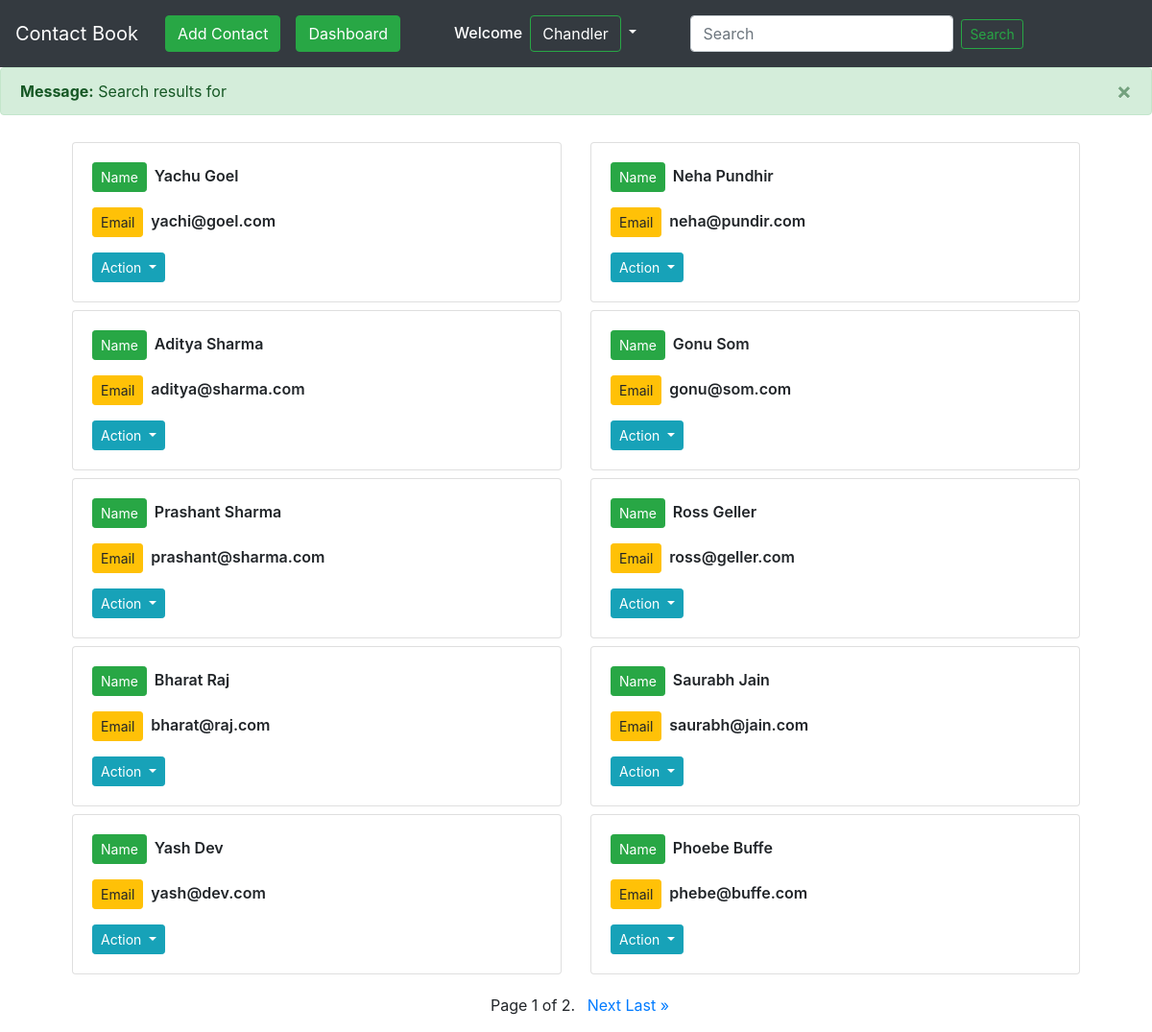
Screenshot of /search/ (signed in) with the database file from the repository.
### contactbook/models.py (models this page shows, shortened)
class Contact(models.Model):
    sno = models.AutoField(primary_key=True)
    first_name = models.CharField(max_length=50)
    last_name = models.CharField(max_length=50)
    email = models.CharField(max_length=100)
    user_id = models.ForeignKey(User,on_delete=models.CASCADE)

### contactbook/views.py (the view)
# urls.py: path('search/',views.search, name='search'),
def search(request):
    search = request.GET.get('search',"")
    object1 = Contact.objects.filter(first_name__icontains=search,user_id=request.user)
    object2 = Contact.objects.filter(last_name__icontains=search,user_id=request.user)
    object3 = Contact.objects.filter(email__icontains=search,user_id=request.user)
    all=object1.union(object2.union(object3)).order_by('sno')
    paginator = Paginator(all,10)
    page_number = request.GET.get('page',1)
    page_obj = paginator.get_page(page_number)
    if len(all)<1:
        messages.error(request,f'Search results for {search} not found' )
    else:
        messages.success(request,f'Search results for {search}')
    param = {'page_obj':page_obj}
    return render(request,'search.html',param)

### templates/search.html (shortened to what this page needs)
{% extends 'base.html' %}
{% block body %}
{% if user.is_authenticated %}
<div class="container">
<div class="container mt-2">
<div class="row">
{% for item in page_obj %}
   <div class="col-6 col-md-6">
   <div class="card my-1 ">
  <div class="card-body">
    <p style="font-weight:600; text-transform: capitalize;"><button type="button" class="btn btn-success btn-sm mr-2">Name</button>{{item.first_name}} {{item.last_name}} </p>
    <p style="font-weight:600;"><button type="button" class="btn btn-warning btn-sm mr-2">Email</button>{{item.email}}</p>
    <div class="dropdown">
  <button class="btn btn-info btn-sm dropdown-toggle" type="button" id="dropdownMenuButton" data-toggle="dropdown" aria-haspopup="true" aria-expanded="false">
    Action
  </button>
    </div>
  </div>
</div>
</div>
 {% endfor %}
 <div class='container  my-3 mb-3' style="text-align:centre;">
<div class="pagination">
    <span class="step-links mx-auto">
        <span class="current mx-2">
            Page {{ page_obj.number }} of {{ page_obj.paginator.num_pages }}.
        </span>
        {% if page_obj.has_next %}
            <a href="?page={{ page_obj.next_page_number }}">   Next</a>
            <a href="?page={{ page_obj.paginator.num_pages }}">Last &raquo;</a>
        {% endif %}
    </span>
</div>
</div>
</div>
{% else %}
  <div class="alert alert-danger" role="alert">
    Message: Please login first
    <a href="/" class="alert-link"
      ><button class="btn btn-primary mx-2 mb-2">Login</button></a>
{% endif %}
{% endblock body %}

### templates/base.html (shortened to what this page needs)
<!doctype html>
<html lang="en">
  <head>
    <link rel="stylesheet" href="https://cdn.jsdelivr.net/npm/bootstrap@4.5.3/dist/css/bootstrap.min.css">
  </head>
{% block navbar %}
  <nav class="navbar navbar-expand-lg navbar-dark bg-dark">
  <a class="navbar-brand" href="/">Contact Book</a>
  <div class="collapse navbar-collapse" id="navbarSupportedContent">
    <ul class="navbar-nav ml-1" >
      {% if user.is_authenticated %}
    <li class="nav-item ">
        <a class="nav-link" href={% url 'addcontact' %}><button type="button" class="btn btn-success ">Add Contact</button></a>
      </li>
       <li class="nav-item ">
        <a class="nav-link" href={% url 'dashboard' %}><button type="button" class="btn btn-success">Dashboard</button></a>
      </li>
    <h6 class="ml-5 my-auto" style="color:white;">Welcome</h6>
     <li style="display:inline;" class="nav-item dropdown ml-0 mr-5">
        <a style="color:white" class="nav-link dropdown-toggle" href="#" id="logoutbar" role="button" data-toggle="dropdown" aria-haspopup="true" aria-expanded="false">
          <button style="color:white;" class="btn btn-outline-success"> {{user.first_name}}</button>
        </a>
      </li>
      {% endif %}
      {% if user.is_authenticated %}
      <form class="form-inline my-2 my-lg-0" method='get' action={% url "search" %}>
      <input class="form-control mr-sm-2" type="search" id='search' name = "search" placeholder="Search" aria-label="Search">
      <button class="btn btn-outline-success btn-sm my-2 my-sm-0"  type="submit">Search</button>
    </ul>
    {% endif %}
    </nav>
{% endblock navbar %}
{% for message in messages %}
  <div class="alert alert-{{ message.tags }} alert-dismissible fade show" role="alert">
    <strong>Message:</strong> {{ message }}
    <button type="button" class="close" data-dismiss="alert" aria-label="Close">
      <span aria-hidden="true">&times;</span>
    </button>
  </div>
 {% endfor %}
{% block main %}
<div class="container mt-2">
{% endblock main %}
 <body>
{% block body %}
{% endblock body %}
  </body>
</html>

### rows the page displays
Contact: first_name "Yachu", last_name "Goel", email "yachi@goel.com"
Contact: first_name "Neha", last_name "Pundhir", email "neha@pundir.com"
Contact: first_name "Aditya", last_name "Sharma", email "aditya@sharma.com"
Contact: first_name "Gonu", last_name "Som", email "gonu@som.com"
Contact: first_name "Prashant", last_name "Sharma", email "prashant@sharma.com"
Contact: first_name "Ross", last_name "Geller", email "ross@geller.com"
Contact: first_name "Bharat", last_name "Raj", email "bharat@raj.com"
Contact: first_name "Saurabh", last_name "Jain", email "saurabh@jain.com"
Contact: first_name "Yash", last_name "Dev", email "yash@dev.com"
Contact: first_name "Phoebe", last_name "Buffe", email "phebe@buffe.com"

### other values shown
{{ user.first_name }} "Chandler"
{{ message }} "Search results for"
{{ page_obj.number }} "1"
{{ page_obj.paginator.num_pages }} "2"
